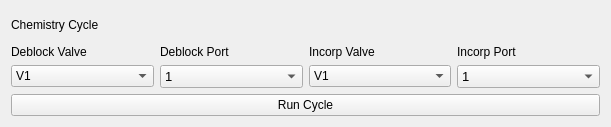
     <widget class="QWidget" name="layoutWidget_21">
      <property name="geometry">
       <rect>
        <x>10</x>
        <y>280</y>
        <width>611</width>
        <height>127</height>
       </rect>
      </property>
      <layout class="QVBoxLayout" name="verticalLayout_11">
       <item>
        <widget class="QLabel" name="Sbscyclelabel">
         <property name="text">
          <string>Chemistry Cycle</string>
         </property>
        </widget>
       </item>
       <item>
        <layout class="QGridLayout" name="gridLayout_2">
         <item row="0" column="0">
          <widget class="QLabel" name="Sbscycledeblocklabel">
           <property name="text">
            <string>Deblock Valve</string>
           </property>
          </widget>
         </item>
         <item row="0" column="1">
          <widget class="QLabel" name="Sbscycledeblocklabel_2">
           <property name="text">
            <string>Deblock Port</string>
           </property>
          </widget>
         </item>
         <item row="0" column="2">
          <widget class="QLabel" name="Sbs">
           <property name="text">
            <string>Incorp Valve</string>
           </property>
          </widget>
         </item>
         <item row="0" column="3">
          <widget class="QLabel" name="Sbs_2">
           <property name="text">
            <string>Incorp Port</string>
           </property>
          </widget>
         </item>
         <item row="1" column="0">
          <widget class="QComboBox" name="cycleDebValveSB">
           <item>
            <property name="text">
             <string>V1</string>
            </property>
           </item>
           <item>
            <property name="text">
             <string>V2</string>
            </property>
           </item>
           <item>
            <property name="text">
             <string>V3</string>
            </property>
           </item>
          </widget>
         </item>
         <item row="1" column="1">
          <widget class="QComboBox" name="cycleDebPortSB">
           <property name="font">
            <font>
             <pointsize>10</pointsize>
            </font>
           </property>
           <item>
            <property name="text">
             <string>1</string>
            </property>
           </item>
           <item>
            <property name="text">
             <string>2</string>
            </property>
           </item>
           <item>
            <property name="text">
             <string>3</string>
            </property>
           </item>
           <item>
            <property name="text">
             <string>4</string>
            </property>
           </item>
           <item>
            <property name="text">
             <string>5</string>
            </property>
           </item>
           <item>
            <property name="text">
             <string>6</string>
            </property>
           </item>
           <item>
            <property name="text">
             <string>7</string>
            </property>
           </item>
           <item>
            <property name="text">
             <string>8</string>
            </property>
           </item>
          </widget>
         </item>
         <item row="1" column="2">
          <widget class="QComboBox" name="cycleIncValveSB">
           <item>
            <property name="text">
             <string>V1</string>
            </property>
           </item>
           <item>
            <property name="text">
             <string>V2</string>
            </property>
           </item>
           <item>
            <property name="text">
             <string>V3</string>
            </property>
           </item>
          </widget>
         </item>
         <item row="1" column="3">
          <widget class="QComboBox" name="cycleIncPortSB">
           <property name="font">
            <font>
             <pointsize>10</pointsize>
            </font>
           </property>
           <item>
            <property name="text">
             <string>1</string>
            </property>
           </item>
           <item>
            <property name="text">
             <string>2</string>
            </property>
           </item>
           <item>
            <property name="text">
             <string>3</string>
            </property>
           </item>
           <item>
            <property name="text">
             <string>4</string>
            </property>
           </item>
           <item>
            <property name="text">
             <string>5</string>
            </property>
           </item>
           <item>
            <property name="text">
             <string>6</string>
            </property>
           </item>
           <item>
            <property name="text">
             <string>7</string>
            </property>
           </item>
           <item>
            <property name="text">
             <string>8</string>
            </property>
           </item>
          </widget>
         </item>
        </layout>
       </item>
       <item>
        <widget class="QPushButton" name="cyclePB">
         <property name="text">
          <string>Run Cycle</string>
         </property>
        </widget>
       </item>
      </layout>
     </widget>
